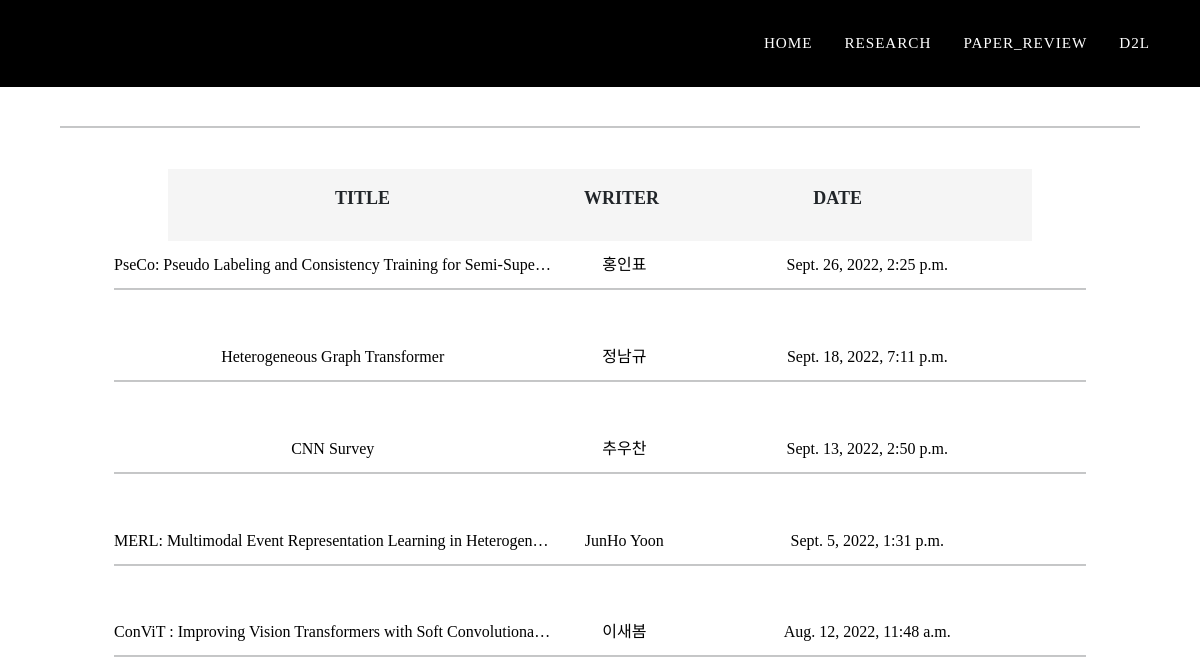
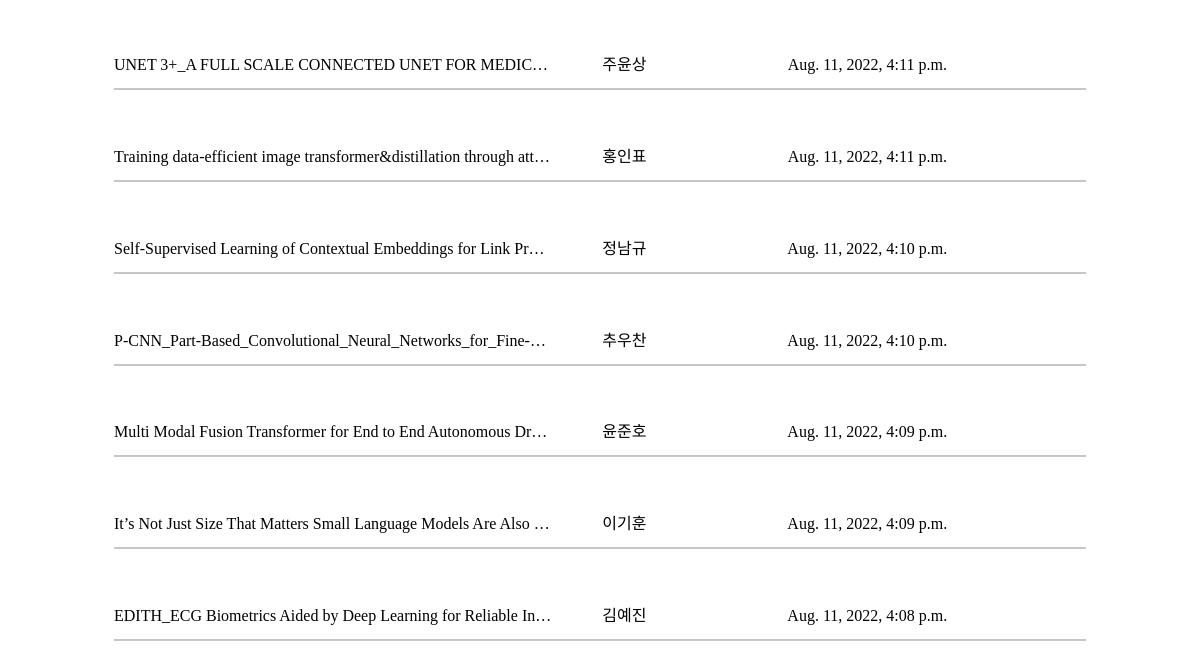
The page /board2/ (upper part) on the database as committed earlier (2 pictures, top to bottom).
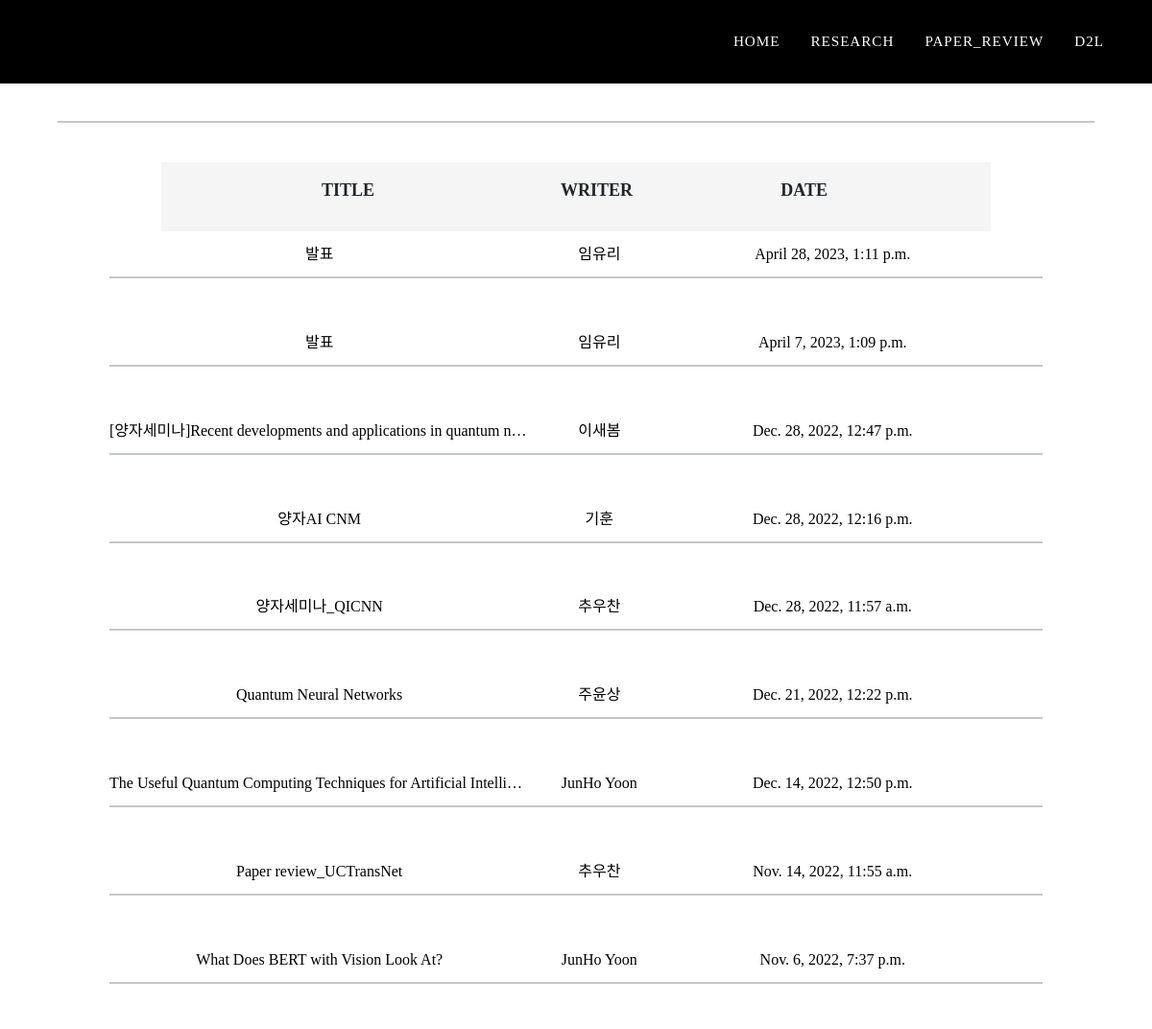
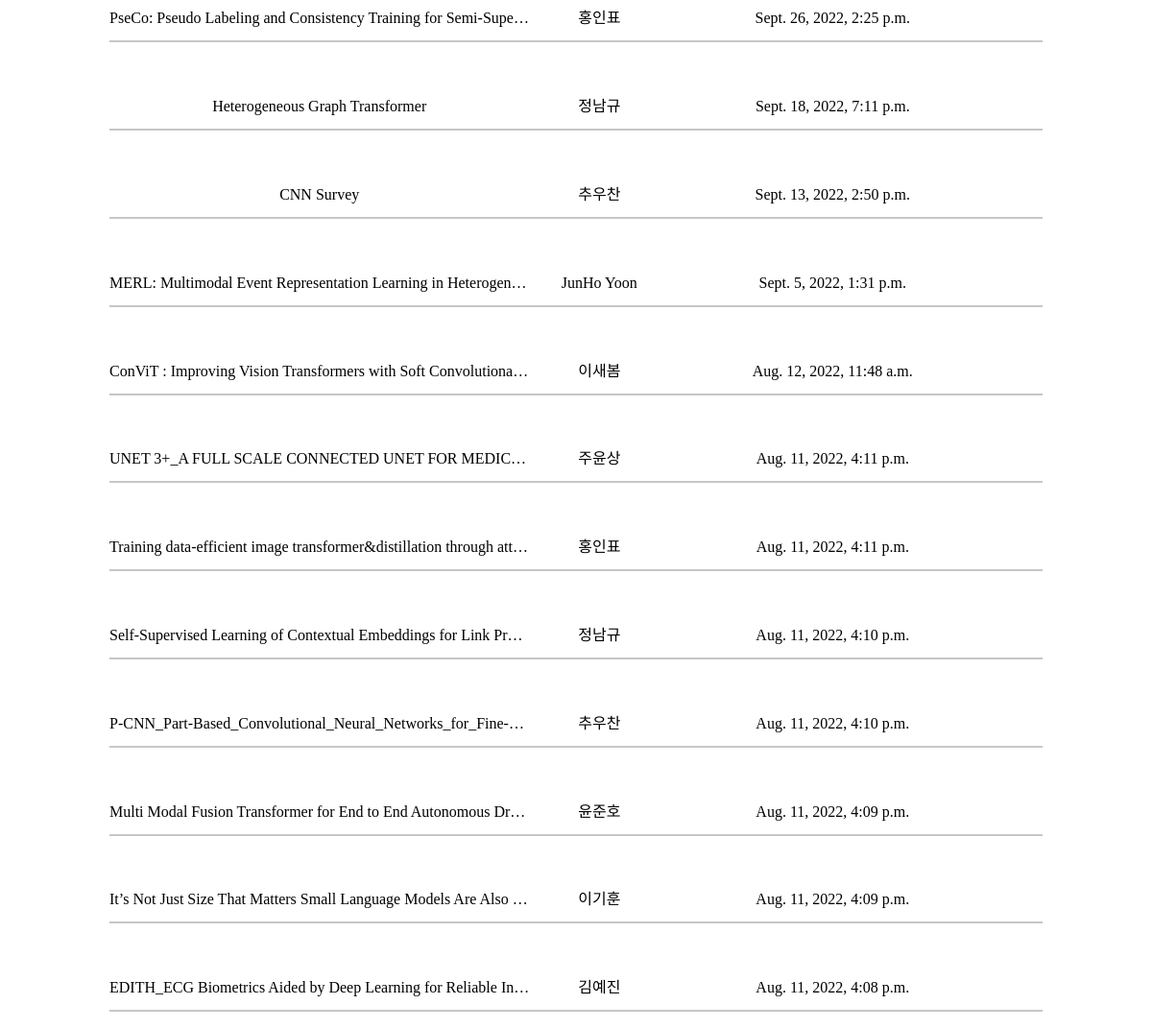
The same page on the database as committed later (2 pictures, top to bottom).
### app/models.py (models this page shows, shortened)
class Board(models.Model):
    title = models.CharField(max_length=100)
    body = models.TextField()
    date = models.DateTimeField(auto_now_add=True)
    writer = models.CharField(max_length=100, default='')
    file = models.FileField('첨부파일', null=True, blank=True,  upload_to='')
    thema = models.CharField(max_length=100, default='')

### app/views.py (the view)
# urls.py: path('board2/', app.views.board2, name='board2'),#not yet
def board2(request):
    board2 = Board.objects
    return render(request, 'board1.html', {'board2': board2})

### app/templates/board1.html (shortened to what this page needs)
<!DOCTYPE html>
<html lang="en">
<head>
    <link href="https://cdn.jsdelivr.net/npm/bootstrap@5.1.1/dist/css/bootstrap.min.css" rel="stylesheet"
>
    {% load static %}
    <link rel="stylesheet" href="{% static 'css/styles.css' %}">
</head>
<body id="page-top" style="font-family: noto-demilight;">
    <nav class="navbar navbar-expand-lg navbar-dark fixed-top" id="mainNav" style="background-color: black; font-family: noto-medium;">
        <div class="container">
            <div class="collapse navbar-collapse" id="navbarResponsive">
                <ul class="navbar-nav text-uppercase ml-auto" style="font-family: noto-medium;">
                    <li class="nav-item"><a class="nav-link js-scroll-trigger" style="font-family: noto-medium;" href="{% url 'index' %}">home</a></li>
                    <li class="nav-item"><a class="nav-link js-scroll-trigger" style="font-family: noto-medium;" href="{% url 'board1' %}">Research</a></li>
                    <li class="nav-item"><a class="nav-link js-scroll-trigger" style="font-family: noto-medium;" href="{% url 'board2' %}">Paper_Review</a></li>
                    <li class="nav-item"><a class="nav-link js-scroll-trigger" style="font-family: noto-medium;" href="{% url 'board3' %}">D2L</a></li>
                </ul>
            </div>
        </div>
    </nav>
    <div class="board" style="margin-top: 20px;" >
        <div class="board-contents mx-auto" style="height:3em;">
            <div class="block board mx-auto">
                <div class="block" style="height: 1.5em;">
                    <hr>
                </div>
            </div>
            <div class="block board" style="margin-top: 3%;">
                <div class="board-nav mx-auto">
                    <div class="block board-nav">
                        <div class="box" style="width: 45%;">
                            <p>TITLE</p>
                        </div>
                        <div class="box" style="width: 15%; ">
                            <p>WRITER</p>
                        </div>
                        <div class="box" style="width: 35%; ">
                            <p>DATE</p>
                        </div>
                    </div>
                </div>
                {% for i in board2.all reversed %}
                {% if i.thema == "PAPERREVIEW" %}
                <div class="board-contents mx-auto" style="margin-top: 1%;">
                            <a href="{{i.pk}}/" class="posting-click">
                                <div class="contents-box" style="width: 45%;text-overflow:ellipsis; overflow:hidden; white-space:nowrap;">
                                    {{i.title}}
                                </div>
                                <div class="contents-box" style="width: 15%;">
                                    {{i.writer}}
                                </div>
                                <div class="contents-box" style="width: 35%; ">
                                    {{i.date}}
                                </div>
                                <br>
                                <br>
                            </a>
                            <hr style="margin-top: -1em;">
                    <br>
                </div>
                {% endif %}
                {% endfor %}
            </div>
        </div>
    </div>
</body>
</html>

Rows that differ between the two databases and show on the page:
added Board: title "발표", writer "임유리", date "April 28, 2023, 1:11 p.m."
added Board: title "발표", writer "임유리", date "April 7, 2023, 1:09 p.m."
added Board: title "[양자세미나]Recent developments and applications in quantum n…", writer "이새봄", date "Dec. 28, 2022, 12:47 p.m."
added Board: title "양자AI CNM", writer "기훈", date "Dec. 28, 2022, 12:16 p.m."
added Board: title "양자세미나_QICNN", writer "추우찬", date "Dec. 28, 2022, 11:57 a.m."
added Board: title "Quantum Neural Networks", writer "주윤상", date "Dec. 21, 2022, 12:22 p.m."
added Board: title "The Useful Quantum Computing Techniques for Artificial Intelli…", writer "JunHo Yoon", date "Dec. 14, 2022, 12:50 p.m."
added Board: title "Paper review_UCTransNet", writer "추우찬", date "Nov. 14, 2022, 11:55 a.m."
added Board: title "What Does BERT with Vision Look At?", writer "JunHo Yoon", date "Nov. 6, 2022, 7:37 p.m."
